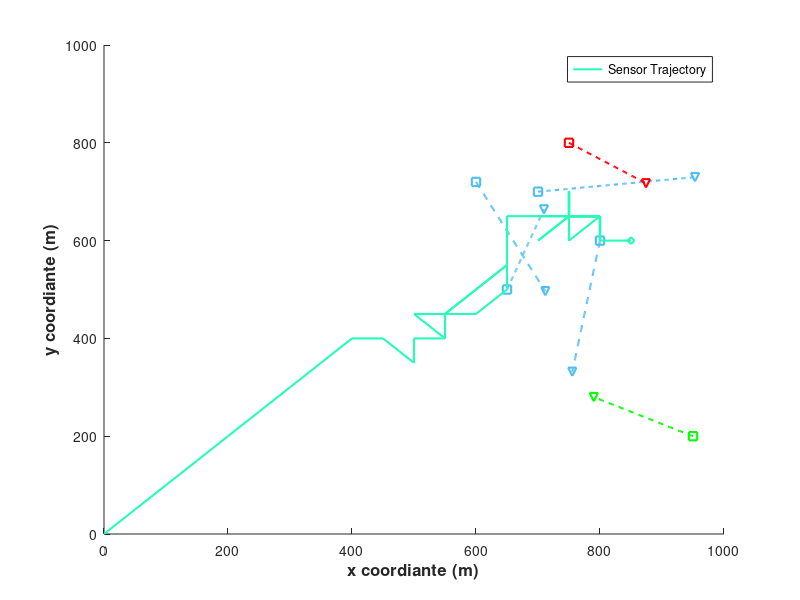
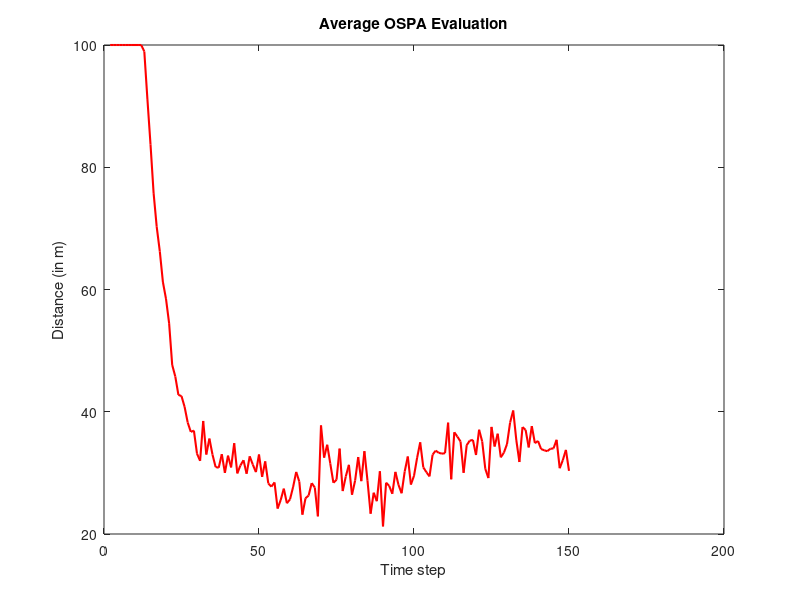

Write the MATLAB code that produced these figures, in order.
clc, clear, close all

load avg_simulation_data.mat;

figure(1);

hold on; 
sensor_traj_coor = zeros(2,duration);
for i = 1 :duration
    sensor_traj_coor(:,i) = sensor_network(sensor_traj(1,i), sensor_traj(2,i)).pos';
end

gt_1 = permute(gt(1:2,1,:),[1 3 2]);
gt_1 = gt_1(:,1:sum(tar_status(1,:)));

plot(gt_1(1,1), gt_1(2,1), 's', 'LineWidth', 1.5 ...
,'Color',[0.3020 0.7451 0.9333]) 
plot(gt_1(1,end), gt_1(2,end), 'v', 'LineWidth', 1.5 ...
,'Color',[0.3020 0.7451 0.9333])

gt1_plot = plot(gt_1(1,:), gt_1(2,:), '--', 'LineWidth', 1.5 ...
,'Color',[0.3020 0.7451 0.9333]);

gt_2 = permute(gt(1:2,2,:),[1 3 2]);
gt_2 = gt_2(:,1:sum(tar_status(2,:)));

plot(gt_2(1,1), gt_2(2,1), 's', 'LineWidth', 1.5 ...
,'Color',[0.3020 0.7451 0.9333]) 
plot(gt_2(1,end), gt_2(2,end), 'v', 'LineWidth', 1.5 ...
,'Color',[0.3020 0.7451 0.9333]) 

gt2_plot = plot(gt_2(1,:), gt_2(2,:), '--', 'LineWidth', 1.5 ...
,'Color', [0.3020 0.7451 0.9333]);

gt_3 = permute(gt(1:2,3,:),[1 3 2]);
gt_3 = gt_3(:,1:sum(tar_status(3,:)));

plot(gt_3(1,1), gt_3(2,1), 's', 'LineWidth', 1.5 ...
,'Color',[0.3020 0.7451 0.9333]) 
plot(gt_3(1,end), gt_3(2,end), 'v', 'LineWidth', 1.5 ...
,'Color',[0.3020 0.7451 0.9333])

gt3_plot = plot(gt_3(1,:), gt_3(2,:), '--', 'LineWidth', 1.5 ...
,'Color', [0.3020 0.7451 0.9333]);

gt_4 = permute(gt(1:2,4,:),[1 3 2]);
gt_4 = gt_4(:,1:sum(tar_status(4,:)));

plot(gt_4(1,1), gt_4(2,1), 's', 'LineWidth', 1.5 ...
,'Color',[0.3020 0.7451 0.9333]) 
plot(gt_4(1,end), gt_4(2,end), 'v', 'LineWidth', 1.5 ...
,'Color',[0.3020 0.7451 0.9333])

gt4_plot = plot(gt_4(1,:), gt_4(2,:), '--', 'LineWidth', 1.5 ...
,'Color', [0.3020 0.7451 0.9333]);

gt_5 = permute(gt(1:2,5,:),[1 3 2]);
gt_5 = gt_5(:,1:sum(tar_status(5,:)));

plot(gt_5(1,1), gt_5(2,1), 's', 'LineWidth', 1.5 ...
,'Color',[1 0 0]) 
plot(gt_5(1,end), gt_5(2,end), 'v', 'LineWidth', 1.5 ...
,'Color',[1 0 0])

gt5_plot = plot(gt_5(1,:), gt_5(2,:), '--', 'LineWidth', 1.5 ...
,'Color', [1 0 0]);

gt_6 = permute(gt(1:2,6,:),[1 3 2]);
gt_6 = gt_6(:,t_birth:t_birth - 1 + sum(tar_status(6,:)));

plot(gt_6(1,1), gt_6(2,1), 's', 'LineWidth', 1.5 ...
,'Color',[0 1 0]) 
plot(gt_6(1,end), gt_6(2,end), 'v', 'LineWidth', 1.5 ...
,'Color',[0 1 0])

gt6_plot = plot(gt_6(1,:), gt_6(2,:), '--', 'LineWidth', 1.5 ...
,'Color', [0 1 0]);

sensor_traj_plot = plot(sensor_traj_coor(1,:), sensor_traj_coor(2,:), ...
    'LineWidth', 1.5, ...
    'Color', [0.1490 0.9882 0.7216]);
plot(sensor_traj_coor(1,end), sensor_traj_coor(2,end), ...
    'LineWidth', 1.5, ...
    'Color', [0.1490 0.9882 0.7216], ...
    'Marker', 'diamond', ...
    'MarkerSize', 5);
xlabel('x coordiante (m)', 'FontSize', 12, 'FontWeight','bold');
ylabel('y coordiante (m)', 'FontSize', 12, 'FontWeight','bold');
xlim([sur_area(1,1),sur_area(2,1)]);
ylim([sur_area(1,2), sur_area(2,2)]);
legend(sensor_traj_plot, 'Sensor Trajectory', 'location', 'northeast');

hold off;

figure(6)

plot(2:duration, avg_ospa(2:duration), 'LineStyle','-','Color','red', 'LineWidth',1.5);

xlabel('Time step');
ylabel('Distance (in m)');
title('Average OSPA Evaluation');
